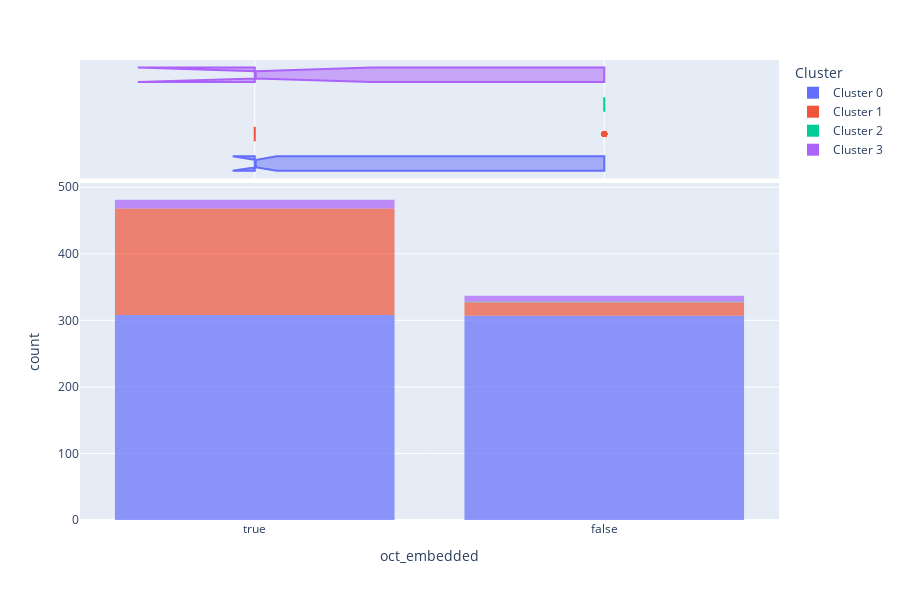

The cell this chart's notebook holds for it:
### Code cell
plot_model(birch, plot = 'distribution', feature = 'oct_embedded')

### Figure 1 — Plotly figure (JSON) as saved in the notebook; plotly's stock layout.template omitted (floating-point values rounded to 4 significant figures; data arrays with more than 128 entries replaced by an {"elided": "..."} marker saying what was removed)
{"data": [{"alignmentgroup": "True", "bingroup": "x", "hovertemplate": "Cluster=Cluster 0<br>oct_embedded=%{x}<br>count=%{y}<extra></extra>", "legendgroup": "Cluster 0", "marker": {"color": "#636efa", "opacity": 0.7, "pattern": {"shape": ""}}, "name": "Cluster 0", "offsetgroup": "Cluster 0", "orientation": "v", "showlegend": true, "type": "histogram", "x": {"elided": "615 bool values"}, "xaxis": "x", "yaxis": "y"}, {"alignmentgroup": "True", "customdata": {"elided": "615x41 mixed values"}, "hovertemplate": "Cluster=%{customdata[40]}<br>oct_embedded=%{x}<br>diagnosis_age=%{customdata[0]}<br>metastasis_stage_code=%{customdata[1]}<br>neoplasm_lymph_code=%{customdata[2]}<br>neoplasm_disease_stage_code=%{customdata[3]}<br>tumor_stage_code=%{customdata[4]}<br>cancer_type_detailed=%{customdata[5]}<br>disease_free_months=%{customdata[6]}<br>disease_free_status=%{customdata[7]}<br>er_status_ihc=%{customdata[8]}<br>er_status_ihc_percent_positive=%{customdata[9]}<br>ethnicity_category=%{customdata[10]}<br>fraction_genome_altered=%{customdata[11]}<br>her_2_fish_status=%{customdata[12]}<br>her_2_ihc_percent_positive=%{customdata[13]}<br>her_2_ihc_score=%{customdata[14]}<br>neoplasm_histologic_type=%{customdata[15]}<br>neoadjuvant_therapy=%{customdata[16]}<br>ihc_her_2=%{customdata[17]}<br>year_initial_diagnosis=%{customdata[18]}<br>lymph_presentation=%{customdata[19]}<br>positive_lymph_hematoxylin=%{customdata[20]}<br>lymph_examined_number=%{customdata[21]}<br>menopause_status=%{customdata[22]}<br>metastatic_tumor_indicator=%{customdata[23]}<br>biospecimen_method=%{customdata[24]}<br>micromet_detection_ihc=%{customdata[25]}<br>mutation_count=%{customdata[26]}<br>oncotree_code=%{customdata[27]}<br>overall_survival_months=%{customdata[28]}<br>overall_survival_status=%{customdata[29]}<br>disease_surgical_margin_status=%{customdata[30]}<br>primary_tumor_site=%{customdata[31]}<br>tissue_prospective_indicator=%{customdata[32]}<br>pr_status_ihc=%{customdata[33]}<br>race_category=%{customdata[34]}<br>sex=%{customdata[35]}<br>staging_system=%{customdata[36]}<br>surgical_procedure_first=%{customdata[37]}<br>tmb_nonsynonymous=%{customdata[38]}<br>person_neoplasm_status=%{customdata[39]}<extra></extra>", "legendgroup": "Cluster 0", "marker": {"color": "#636efa"}, "name": "Cluster 0", "notched": true, "offsetgroup": "Cluster 0", "showlegend": false, "type": "box", "x": {"elided": "615 bool values"}, "xaxis": "x2", "yaxis": "y2"}, {"alignmentgroup": "True", "bingroup": "x", "hovertemplate": "Cluster=Cluster 1<br>oct_embedded=%{x}<br>count=%{y}<extra></extra>", "legendgroup": "Cluster 1", "marker": {"color": "#EF553B", "opacity": 0.7, "pattern": {"shape": ""}}, "name": "Cluster 1", "offsetgroup": "Cluster 1", "orientation": "v", "showlegend": true, "type": "histogram", "x": {"elided": "180 bool values"}, "xaxis": "x", "yaxis": "y"}, {"alignmentgroup": "True", "customdata": {"elided": "180x41 mixed values"}, "hovertemplate": "Cluster=%{customdata[40]}<br>oct_embedded=%{x}<br>diagnosis_age=%{customdata[0]}<br>metastasis_stage_code=%{customdata[1]}<br>neoplasm_lymph_code=%{customdata[2]}<br>neoplasm_disease_stage_code=%{customdata[3]}<br>tumor_stage_code=%{customdata[4]}<br>cancer_type_detailed=%{customdata[5]}<br>disease_free_months=%{customdata[6]}<br>disease_free_status=%{customdata[7]}<br>er_status_ihc=%{customdata[8]}<br>er_status_ihc_percent_positive=%{customdata[9]}<br>ethnicity_category=%{customdata[10]}<br>fraction_genome_altered=%{customdata[11]}<br>her_2_fish_status=%{customdata[12]}<br>her_2_ihc_percent_positive=%{customdata[13]}<br>her_2_ihc_score=%{customdata[14]}<br>neoplasm_histologic_type=%{customdata[15]}<br>neoadjuvant_therapy=%{customdata[16]}<br>ihc_her_2=%{customdata[17]}<br>year_initial_diagnosis=%{customdata[18]}<br>lymph_presentation=%{customdata[19]}<br>positive_lymph_hematoxylin=%{customdata[20]}<br>lymph_examined_number=%{customdata[21]}<br>menopause_status=%{customdata[22]}<br>metastatic_tumor_indicator=%{customdata[23]}<br>biospecimen_method=%{customdata[24]}<br>micromet_detection_ihc=%{customdata[25]}<br>mutation_count=%{customdata[26]}<br>oncotree_code=%{customdata[27]}<br>overall_survival_months=%{customdata[28]}<br>overall_survival_status=%{customdata[29]}<br>disease_surgical_margin_status=%{customdata[30]}<br>primary_tumor_site=%{customdata[31]}<br>tissue_prospective_indicator=%{customdata[32]}<br>pr_status_ihc=%{customdata[33]}<br>race_category=%{customdata[34]}<br>sex=%{customdata[35]}<br>staging_system=%{customdata[36]}<br>surgical_procedure_first=%{customdata[37]}<br>tmb_nonsynonymous=%{customdata[38]}<br>person_neoplasm_status=%{customdata[39]}<extra></extra>", "legendgroup": "Cluster 1", "marker": {"color": "#EF553B"}, "name": "Cluster 1", "notched": true, "offsetgroup": "Cluster 1", "showlegend": false, "type": "box", "x": {"elided": "180 bool values"}, "xaxis": "x2", "yaxis": "y2"}, {"alignmentgroup": "True", "bingroup": "x", "hovertemplate": "Cluster=Cluster 2<br>oct_embedded=%{x}<br>count=%{y}<extra></extra>", "legendgroup": "Cluster 2", "marker": {"color": "#00cc96", "opacity": 0.7, "pattern": {"shape": ""}}, "name": "Cluster 2", "offsetgroup": "Cluster 2", "orientation": "v", "showlegend": true, "type": "histogram", "x": [false], "xaxis": "x", "yaxis": "y"}, {"alignmentgroup": "True", "customdata": [[90, "m0", "nx", "stage iia", "t2", "breast invasive ductal carcinoma", 38.6, "diseasefree", "positive", "10-19%", "not hispanic or latino", 0.2724, "positive", "<10%", 1, "infiltrating ductal carcinoma", "no", "positive", 2009, "no", 4.8, 10.5, "post", "no", "core needle biopsy", "no", 3860, "idc", 5.7, "deceased", "negative", "C50.911", "retrospective", "negative", "white", "female", "axillary lymph node dissection alone", "simple mastectomy", 128.4, "tumor free", "Cluster 2"]], "hovertemplate": "Cluster=%{customdata[40]}<br>oct_embedded=%{x}<br>diagnosis_age=%{customdata[0]}<br>metastasis_stage_code=%{customdata[1]}<br>neoplasm_lymph_code=%{customdata[2]}<br>neoplasm_disease_stage_code=%{customdata[3]}<br>tumor_stage_code=%{customdata[4]}<br>cancer_type_detailed=%{customdata[5]}<br>disease_free_months=%{customdata[6]}<br>disease_free_status=%{customdata[7]}<br>er_status_ihc=%{customdata[8]}<br>er_status_ihc_percent_positive=%{customdata[9]}<br>ethnicity_category=%{customdata[10]}<br>fraction_genome_altered=%{customdata[11]}<br>her_2_fish_status=%{customdata[12]}<br>her_2_ihc_percent_positive=%{customdata[13]}<br>her_2_ihc_score=%{customdata[14]}<br>neoplasm_histologic_type=%{customdata[15]}<br>neoadjuvant_therapy=%{customdata[16]}<br>ihc_her_2=%{customdata[17]}<br>year_initial_diagnosis=%{customdata[18]}<br>lymph_presentation=%{customdata[19]}<br>positive_lymph_hematoxylin=%{customdata[20]}<br>lymph_examined_number=%{customdata[21]}<br>menopause_status=%{customdata[22]}<br>metastatic_tumor_indicator=%{customdata[23]}<br>biospecimen_method=%{customdata[24]}<br>micromet_detection_ihc=%{customdata[25]}<br>mutation_count=%{customdata[26]}<br>oncotree_code=%{customdata[27]}<br>overall_survival_months=%{customdata[28]}<br>overall_survival_status=%{customdata[29]}<br>disease_surgical_margin_status=%{customdata[30]}<br>primary_tumor_site=%{customdata[31]}<br>tissue_prospective_indicator=%{customdata[32]}<br>pr_status_ihc=%{customdata[33]}<br>race_category=%{customdata[34]}<br>sex=%{customdata[35]}<br>staging_system=%{customdata[36]}<br>surgical_procedure_first=%{customdata[37]}<br>tmb_nonsynonymous=%{customdata[38]}<br>person_neoplasm_status=%{customdata[39]}<extra></extra>", "legendgroup": "Cluster 2", "marker": {"color": "#00cc96"}, "name": "Cluster 2", "notched": true, "offsetgroup": "Cluster 2", "showlegend": false, "type": "box", "x": [false], "xaxis": "x2", "yaxis": "y2"}, {"alignmentgroup": "True", "bingroup": "x", "hovertemplate": "Cluster=Cluster 3<br>oct_embedded=%{x}<br>count=%{y}<extra></extra>", "legendgroup": "Cluster 3", "marker": {"color": "#ab63fa", "opacity": 0.7, "pattern": {"shape": ""}}, "name": "Cluster 3", "offsetgroup": "Cluster 3", "orientation": "v", "showlegend": true, "type": "histogram", "x": [true, false, false, true, true, true, false, true, false, false, true, true, true, false, false, true, true, true, false, true, false, true], "xaxis": "x", "yaxis": "y"}, {"alignmentgroup": "True", "customdata": {"elided": "22x41 mixed values"}, "hovertemplate": "Cluster=%{customdata[40]}<br>oct_embedded=%{x}<br>diagnosis_age=%{customdata[0]}<br>metastasis_stage_code=%{customdata[1]}<br>neoplasm_lymph_code=%{customdata[2]}<br>neoplasm_disease_stage_code=%{customdata[3]}<br>tumor_stage_code=%{customdata[4]}<br>cancer_type_detailed=%{customdata[5]}<br>disease_free_months=%{customdata[6]}<br>disease_free_status=%{customdata[7]}<br>er_status_ihc=%{customdata[8]}<br>er_status_ihc_percent_positive=%{customdata[9]}<br>ethnicity_category=%{customdata[10]}<br>fraction_genome_altered=%{customdata[11]}<br>her_2_fish_status=%{customdata[12]}<br>her_2_ihc_percent_positive=%{customdata[13]}<br>her_2_ihc_score=%{customdata[14]}<br>neoplasm_histologic_type=%{customdata[15]}<br>neoadjuvant_therapy=%{customdata[16]}<br>ihc_her_2=%{customdata[17]}<br>year_initial_diagnosis=%{customdata[18]}<br>lymph_presentation=%{customdata[19]}<br>positive_lymph_hematoxylin=%{customdata[20]}<br>lymph_examined_number=%{customdata[21]}<br>menopause_status=%{customdata[22]}<br>metastatic_tumor_indicator=%{customdata[23]}<br>biospecimen_method=%{customdata[24]}<br>micromet_detection_ihc=%{customdata[25]}<br>mutation_count=%{customdata[26]}<br>oncotree_code=%{customdata[27]}<br>overall_survival_months=%{customdata[28]}<br>overall_survival_status=%{customdata[29]}<br>disease_surgical_margin_status=%{customdata[30]}<br>primary_tumor_site=%{customdata[31]}<br>tissue_prospective_indicator=%{customdata[32]}<br>pr_status_ihc=%{customdata[33]}<br>race_category=%{customdata[34]}<br>sex=%{customdata[35]}<br>staging_system=%{customdata[36]}<br>surgical_procedure_first=%{customdata[37]}<br>tmb_nonsynonymous=%{customdata[38]}<br>person_neoplasm_status=%{customdata[39]}<extra></extra>", "legendgroup": "Cluster 3", "marker": {"color": "#ab63fa"}, "name": "Cluster 3", "notched": true, "offsetgroup": "Cluster 3", "showlegend": false, "type": "box", "x": [true, false, false, true, true, true, false, true, false, false, true, true, true, false, false, true, true, true, false, true, false, true], "xaxis": "x2", "yaxis": "y2"}], "layout": {"barmode": "relative", "height": 600, "legend": {"title": {"text": "Cluster"}, "tracegroupgap": 0}, "margin": {"t": 60}, "xaxis": {"anchor": "y", "domain": [0, 1], "title": {"text": "oct_embedded"}}, "xaxis2": {"anchor": "y2", "domain": [0, 1], "matches": "x", "showgrid": true, "showticklabels": false}, "yaxis": {"anchor": "x", "domain": [0, 0.7326], "title": {"text": "count"}}, "yaxis2": {"anchor": "x2", "domain": [0.7426, 1], "matches": "y2", "showgrid": false, "showline": false, "showticklabels": false, "ticks": ""}}}
